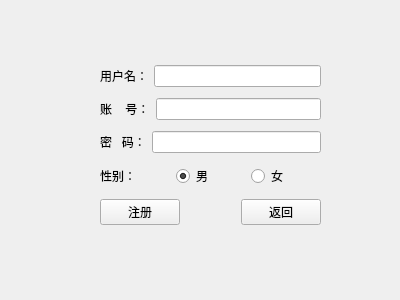
<?xml version="1.0" encoding="UTF-8"?>
<ui version="4.0">
 <class>RegDialog</class>
 <widget class="QWidget" name="RegDialog">
  <property name="geometry">
   <rect>
    <x>0</x>
    <y>0</y>
    <width>400</width>
    <height>300</height>
   </rect>
  </property>
  <property name="windowTitle">
   <string>Form</string>
  </property>
  <widget class="QWidget" name="layoutWidget">
   <property name="geometry">
    <rect>
     <x>100</x>
     <y>60</y>
     <width>221</width>
     <height>171</height>
    </rect>
   </property>
   <layout class="QVBoxLayout" name="verticalLayout">
    <item>
     <layout class="QHBoxLayout" name="horizontalLayout_2">
      <item>
       <widget class="QLabel" name="label">
        <property name="text">
         <string>用户名：</string>
        </property>
       </widget>
      </item>
      <item>
       <widget class="QLineEdit" name="L_Name"/>
      </item>
     </layout>
    </item>
    <item>
     <layout class="QHBoxLayout" name="horizontalLayout_3">
      <item>
       <widget class="QLabel" name="label_2">
        <property name="text">
         <string>账    号：</string>
        </property>
       </widget>
      </item>
      <item>
       <widget class="QLineEdit" name="L_Account"/>
      </item>
     </layout>
    </item>
    <item>
     <layout class="QHBoxLayout" name="horizontalLayout_4">
      <item>
       <widget class="QLabel" name="label_3">
        <property name="text">
         <string>密   码：</string>
        </property>
       </widget>
      </item>
      <item>
       <widget class="QLineEdit" name="L_pswd"/>
      </item>
     </layout>
    </item>
    <item>
     <layout class="QHBoxLayout" name="horizontalLayout_5">
      <item>
       <widget class="QLabel" name="label_4">
        <property name="text">
         <string>性别：</string>
        </property>
       </widget>
      </item>
      <item>
       <widget class="QRadioButton" name="Rd_Male">
        <property name="text">
         <string>男</string>
        </property>
        <property name="checked">
         <bool>true</bool>
        </property>
       </widget>
      </item>
      <item>
       <widget class="QRadioButton" name="Rd_Female">
        <property name="text">
         <string>女</string>
        </property>
       </widget>
      </item>
     </layout>
    </item>
    <item>
     <layout class="QHBoxLayout" name="horizontalLayout_6">
      <item>
       <widget class="QPushButton" name="Btn_Reg">
        <property name="text">
         <string>注册</string>
        </property>
       </widget>
      </item>
      <item>
       <spacer name="horizontalSpacer">
        <property name="orientation">
         <enum>Qt::Horizontal</enum>
        </property>
        <property name="sizeHint" stdset="0">
         <size>
          <width>18</width>
          <height>20</height>
         </size>
        </property>
       </spacer>
      </item>
      <item>
       <widget class="QPushButton" name="Btn_Back">
        <property name="text">
         <string>返回</string>
        </property>
       </widget>
      </item>
     </layout>
    </item>
   </layout>
  </widget>
 </widget>
 <resources/>
 <connections/>
</ui>
